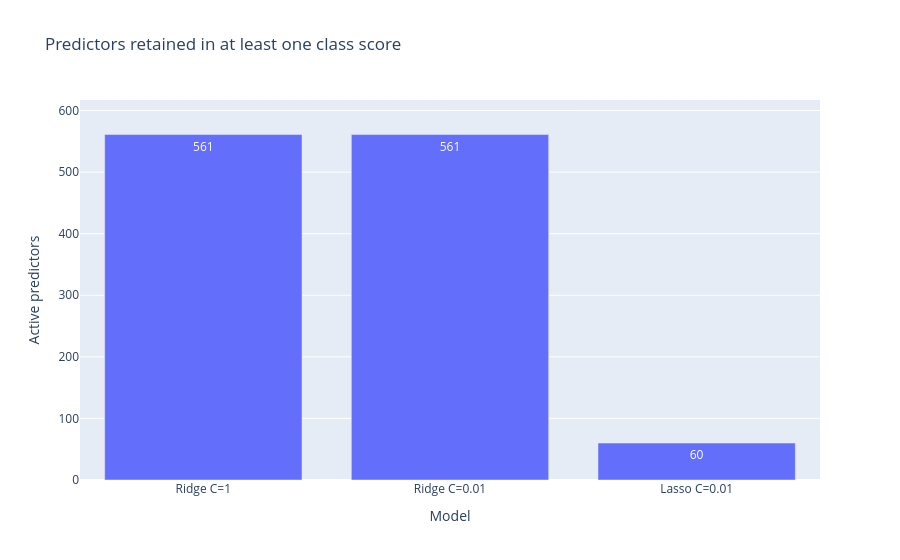

Notebook code for this chart:
### Code cell
multinomial_models = {
    "Ridge C=1": pipe_multi,
    "Ridge C=0.01": ridge,
    "Lasso C=0.01": lasso
}

coefficient_rows = []
for name, model in multinomial_models.items():
    beta = model.named_steps["model"].coef_
    nonzero = np.abs(beta) > 1e-6
    active = nonzero.any(axis=0)
    coefficient_rows.append({
        "Model": name,
        "Coefficient L2 norm": np.linalg.norm(beta),
        "Nonzero class slopes": int(nonzero.sum()),
        "Active predictors": int(active.sum()),
        "All-six-zero predictors": int((~active).sum())
    })

coefficient_summary = pd.DataFrame(coefficient_rows)
display(coefficient_summary.round(4))

lasso_coefficients = pd.DataFrame(
    lasso.named_steps["model"].coef_.T,
    index=X_fit.columns, columns=class_names
)
print("Lasso coefficient table: rows = features; columns = classes")
display(lasso_coefficients.head(10).round(5))

fig = px.bar(
    coefficient_summary, x="Model", y="Active predictors",
    text="Active predictors",
    title="Predictors retained in at least one class score"
)
fig.update_yaxes(range=[0, X_fit.shape[1] * 1.1])
fig.show()

### Figure 1 — Plotly figure (JSON) as saved in the notebook; plotly's stock layout.template omitted (floating-point values rounded to 4 significant figures)
{"data": [{"hovertemplate": "Model=%{x}<br>Active predictors=%{text}<extra></extra>", "legendgroup": "", "marker": {"color": "#636efa", "pattern": {"shape": ""}}, "name": "", "orientation": "v", "showlegend": false, "text": [561.0, 561.0, 60.0], "textposition": "auto", "type": "bar", "x": ["Ridge C=1", "Ridge C=0.01", "Lasso C=0.01"], "xaxis": "x", "y": [561, 561, 60], "yaxis": "y"}], "layout": {"barmode": "relative", "legend": {"tracegroupgap": 0}, "title": {"text": "Predictors retained in at least one class score"}, "xaxis": {"anchor": "y", "domain": [0, 1], "title": {"text": "Model"}}, "yaxis": {"anchor": "x", "domain": [0, 1], "range": [0, 617.1], "title": {"text": "Active predictors"}}}}
